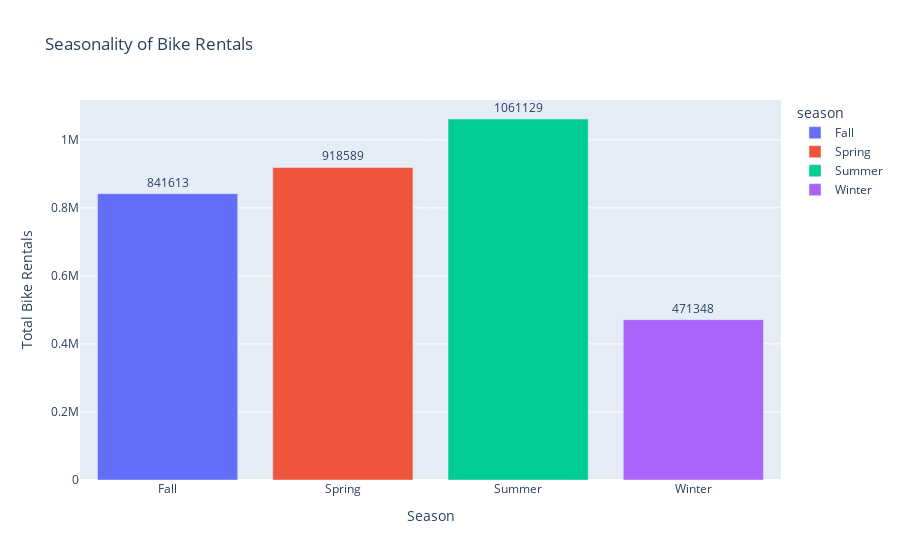

Notebook code for this chart:
### Code cell
seasonal_data = df_bike.groupby('season', as_index=False)['cnt_rental_bike'].sum()
fig = px.bar(
    seasonal_data,
    x='season',
    y='cnt_rental_bike',
    text='cnt_rental_bike',
    title='Seasonality of Bike Rentals',
    labels={'season_name': 'Season', 'cnt': 'Total Rentals'},
    color='season'
)

# Customize layout
fig.update_traces(texttemplate='%{text}', textposition='outside')
fig.update_layout(
    xaxis_title="Season",
    yaxis_title="Total Bike Rentals",
    uniformtext_minsize=8,
    uniformtext_mode='hide'
)

# Show the plot
fig.show()

### Figure 1 — Plotly figure (JSON) as saved in the notebook; plotly's stock layout.template omitted (floating-point values rounded to 4 significant figures)
{"data": [{"alignmentgroup": "True", "hovertemplate": "season=%{x}<br>cnt_rental_bike=%{text}<extra></extra>", "legendgroup": "Fall", "marker": {"color": "#636efa", "pattern": {"shape": ""}}, "name": "Fall", "offsetgroup": "Fall", "orientation": "v", "showlegend": true, "text": [841600.0], "textposition": "outside", "x": ["Fall"], "xaxis": "x", "y": [841613], "yaxis": "y", "type": "bar", "texttemplate": "%{text}"}, {"alignmentgroup": "True", "hovertemplate": "season=%{x}<br>cnt_rental_bike=%{text}<extra></extra>", "legendgroup": "Spring", "marker": {"color": "#EF553B", "pattern": {"shape": ""}}, "name": "Spring", "offsetgroup": "Spring", "orientation": "v", "showlegend": true, "text": [918600.0], "textposition": "outside", "x": ["Spring"], "xaxis": "x", "y": [918589], "yaxis": "y", "type": "bar", "texttemplate": "%{text}"}, {"alignmentgroup": "True", "hovertemplate": "season=%{x}<br>cnt_rental_bike=%{text}<extra></extra>", "legendgroup": "Summer", "marker": {"color": "#00cc96", "pattern": {"shape": ""}}, "name": "Summer", "offsetgroup": "Summer", "orientation": "v", "showlegend": true, "text": [1061000.0], "textposition": "outside", "x": ["Summer"], "xaxis": "x", "y": [1061129], "yaxis": "y", "type": "bar", "texttemplate": "%{text}"}, {"alignmentgroup": "True", "hovertemplate": "season=%{x}<br>cnt_rental_bike=%{text}<extra></extra>", "legendgroup": "Winter", "marker": {"color": "#ab63fa", "pattern": {"shape": ""}}, "name": "Winter", "offsetgroup": "Winter", "orientation": "v", "showlegend": true, "text": [471300.0], "textposition": "outside", "x": ["Winter"], "xaxis": "x", "y": [471348], "yaxis": "y", "type": "bar", "texttemplate": "%{text}"}], "layout": {"xaxis": {"anchor": "y", "domain": [0.0, 1.0], "title": {"text": "Season"}, "categoryorder": "array", "categoryarray": ["Fall", "Spring", "Summer", "Winter"]}, "yaxis": {"anchor": "x", "domain": [0.0, 1.0], "title": {"text": "Total Bike Rentals"}}, "legend": {"title": {"text": "season"}, "tracegroupgap": 0}, "title": {"text": "Seasonality of Bike Rentals"}, "barmode": "relative", "uniformtext": {"minsize": 8, "mode": "hide"}}}
